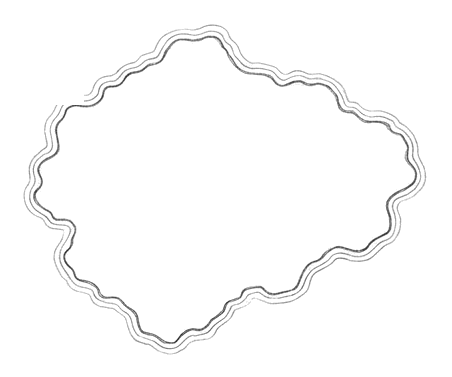
#> input picture drawings/adventure-map/step-01.webp, 452 x 377 px; its folder holds only this picture in this run
$ python compute_drawing_align.py
#> lines starting #> are read from the running program, lines starting #| are printed output that depends on the picture; after the words box and inside, x2 and y2 are one past the last pixel; in counts of white or black regions, pixels touching at a corner belong together
#!/usr/bin/env python3
"""Computes a per-step alignment correction for the guided-drawing panels and
writes it to src/lib/drawingAlign.js.

Why this exists: the panels are meant to be cumulative — step N+1 = step N
plus a few more lines in the SAME spot on the page, which is what lets the
guided-steps screen cross-fade between them (see Steps in DrawingsScreen.jsx)
instead of hard-cutting. Some sets' source panels don't hold that:

- Position drift: the canvas was re-centered partway through drawing (e.g.
  bee, caterpillar) — read as the artwork SLIDING during the fade.
- Scale drift: one panel was exported at a different zoom than the rest
  (e.g. anime-face's final, most-detailed panel is noticeably more
  zoomed-in than the one before it) — read as the artwork suddenly
  GROWING/shrinking during the fade. A translate-only correction cannot
  fix this at all (confirmed: even the best translate for that pair only
  reached 0.57 overlap, well below every other pair's 0.74-0.93).

How it decides what's real versus normal growth: an early attempt compared
each step's overall ink bounding-box CENTER to the finished drawing's, which
seemed right for cat/dog (grow straight down from a fixed head) but was
wrong for caterpillar (grows sideways from a fixed head) — it "corrected"
legitimate rightward growth as if it were an error. Bounding-box center
can't tell the two apart, and can't see scale drift at all.

What actually distinguishes them: whether step i's OWN ink still appears in
the exact same place (and size) inside step i+1. This is a registration
problem, so this searches for the (scale, dx, dy) that maximizes how much of
step i's ink is covered by step i+1's ink at that transform. If the earlier
content genuinely didn't move or resize, the best transform is (1, 0, 0) and
nothing is touched — this is why the same search is applied to every set
rather than special-casing the sets that need it: cat/dog/robot/house/
axolotl/landscape are expected to keep landing on ~identity on their own.

Per-step transforms are similarity transforms (uniform scale about the
panel's own center, then translate) chained step-to-step and re-anchored so
the LAST step (the finished drawing, shown unmodified everywhere else in the
app — Browse cards, the Ready preview, the ChildHome icon) always gets
(scale=1, dx=0, dy=0); earlier steps get whatever transform lines them up
with it.

Re-run this whenever a drawing set's source files change or a new set is
added:
    python3 server/scripts/compute_drawing_align.py
"""
import glob
import json
import os

import numpy as np
from PIL import Image

REPO_ROOT = os.path.dirname(os.path.dirname(os.path.dirname(os.path.abspath(__file__))))
DRAWINGS_DIR = os.path.join(REPO_ROOT, 'drawings')
OUT_PATH = os.path.join(REPO_ROOT, 'src', 'lib', 'drawingAlign.js')

GRID = 200              # working resolution for the search (square, ignoring
                         # source aspect ratio — matches how the box the CSS
                         # transform applies to is itself square-contained)
ALPHA_THRESHOLD = 40
SEARCH_FRAC = 0.22       # search +/- 22% of width/height for the best shift
STEP_FRAC = 0.005        # shift search resolution (0.5% per step)
SCALE_CANDIDATES = [1.0, 0.97, 0.94, 0.9, 0.85, 0.8, 0.75, 0.7, 0.65,
                     1.03, 1.06, 1.1, 1.15, 1.2]  # 1.0 first: ties prefer no scale


def load_mask(path):
#> called with path = 'drawings/adventure-map/step-01.webp'
    im = Image.open(path).convert('RGBA').resize((GRID, GRID), Image.BILINEAR)
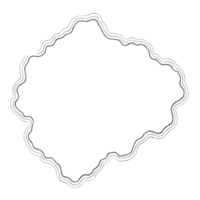
#> im: PIL image 200x200 RGBA; mean R, G, B, A 0, 0, 0, 3.6; transparent parts drawn white
    alpha = np.array(im)[:, :, 3]
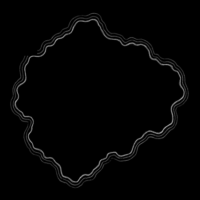
#> alpha: shape (200, 200); min 0, max 143, mean 3.6
    return alpha > ALPHA_THRESHOLD
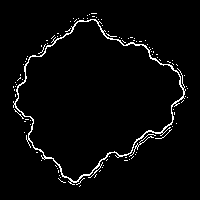
#> returned value: shape (200, 200) bool; 3.2% white in thin lines or dots, all inside (x1, y1, x2, y2) = (13, 13, 188, 187)


# [75 lines left out: functions scale_about_center, best_shift, best_transform, compose, not called in this run]


def main():
    result = {}
    for d in sorted(glob.glob(os.path.join(DRAWINGS_DIR, '*') + os.sep)):
        name = os.path.basename(d.rstrip(os.sep))
        files = sorted(glob.glob(os.path.join(d, 'step-*.webp')))
        if not files:
            continue
        masks = [load_mask(f) for f in files]
#> masks = 1 item
        n_steps = len(masks)
#> n_steps = 1

        # Pairwise transform mapping step i onto step i+1's frame.
        pairwise = [best_transform(masks[i], masks[i + 1]) for i in range(n_steps - 1)]
#> pairwise = []

        # Chain to get each step's transform relative to the LAST step
        # (the anchor, which trivially gets identity), composing backward.
        to_anchor = [None] * n_steps
#> to_anchor = 1 item
        to_anchor[n_steps - 1] = (1.0, 0.0, 0.0)
        for i in range(n_steps - 2, -1, -1):
            to_anchor[i] = compose(pairwise[i], to_anchor[i + 1])
#> after the loop, to_anchor = [(1, 0, 0)]

        offsets = [(round(s, 4), round(tx, 4), round(ty, 4)) for s, tx, ty in to_anchor]
#> offsets = [(1, 0, 0)]
        result[name] = offsets
        print(f'{name}: {offsets}')
#| adventure-map: [(1.0, 0.0, 0.0)]
#> pass 2 of the loop in main, `for d in sorted(glob.glob(os.path.join(DRAWINGS_DIR, '*') + os.sep)):`:
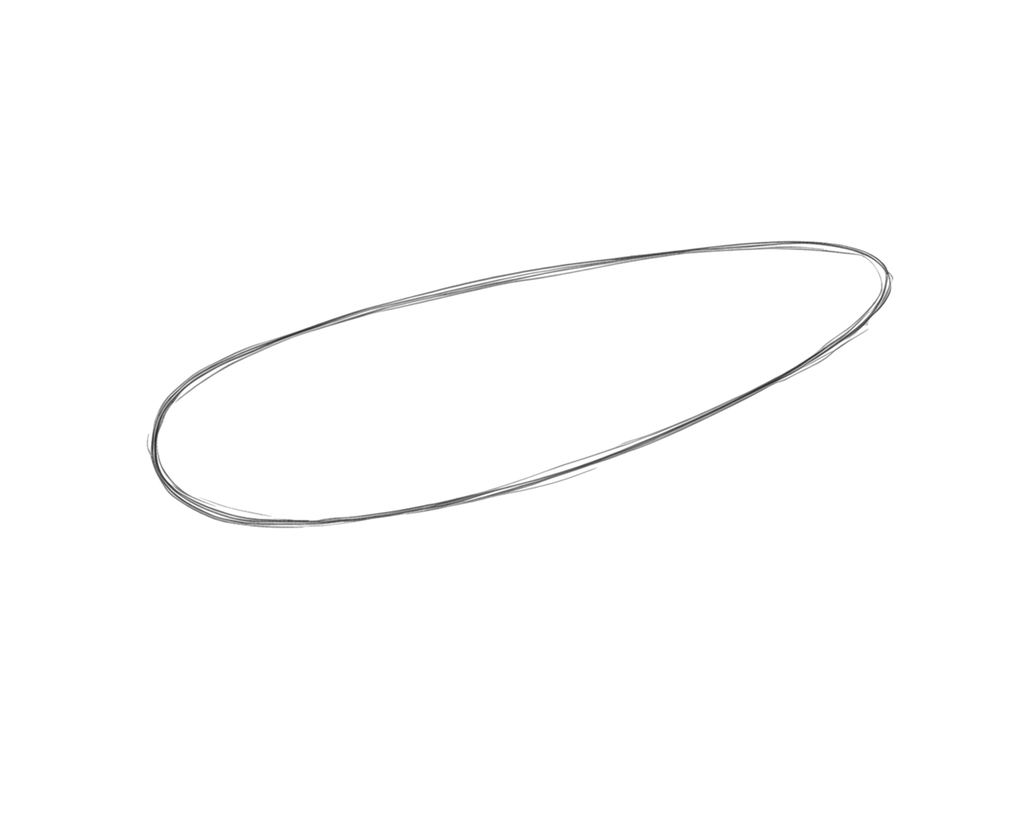
#> input picture drawings/airplane/step-01.webp, 1024 x 816 px
#> in load_mask (call 2), `im = Image.open(path).convert('RGBA').resize((GRID, GRID), Image.BILIN..`:
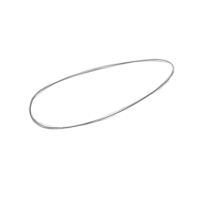
#> im: PIL image 200x200 RGBA; mean R, G, B, A 0, 0, 0, 1.6; transparent parts drawn white
#> in load_mask (call 2), `return alpha > ALPHA_THRESHOLD`:
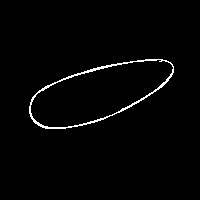
#> returned value: shape (200, 200) bool; 1.7% white in thin lines or dots, all inside (x1, y1, x2, y2) = (29, 59, 174, 129)
#> in main, `to_anchor = [None] * n_steps`: to_anchor = 1 item
#> after the loop in main, `for i in range(n_steps - 2, -1, -1):`: to_anchor = [(1, 0, 0)]
#| airplane: [(1.0, 0.0, 0.0)]

    header = (
        "// GENERATED by server/scripts/compute_drawing_align.py — do not hand-edit.\n"
        "// Re-run that script after changing any drawing set's source files.\n"
        "//\n"
        "// Per-step [scale, dx, dy] correction — scale about the panel's own\n"
        "// center, dx/dy as a fraction of the rendered box's width/height — so a\n"
        "// guided drawing's steps line up when cross-faded in DrawingsScreen's\n"
        "// Steps component. Found by searching for the transform that makes each\n"
        "// step's own ink reappear in the same place (and size) inside the next\n"
        "// one. Most sets land on ~[1,0,0] everywhere (already well registered);\n"
        "// see the script's docstring for why a couple of sets don't.\n"
    )
    body = (
        f"export const DRAWING_ALIGN = {json.dumps(result, indent=2)}\n\n"
        "// { scale, dx, dy } for one step of one drawing id — dx/dy already as\n"
        "// CSS translate() percentages. [1, 0, 0] if the id or step isn't in the\n"
        "// table.\n"
        "export function drawingAlign(id, stepIndex) {\n"
        "  const [scale, dx, dy] = DRAWING_ALIGN[id]?.[stepIndex] ?? [1, 0, 0]\n"
        "  return { scale, dx: dx * 100, dy: dy * 100 }\n"
        "}\n"
    )
    with open(OUT_PATH, 'w') as f:
        f.write(header + '\n' + body)
    print(f'\nwrote {OUT_PATH}')


if __name__ == '__main__':
    main()
